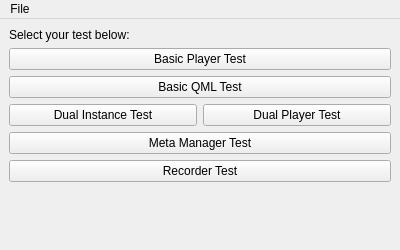
<?xml version="1.0" encoding="UTF-8"?>
<ui version="4.0">
 <class>Tests</class>
 <widget class="QMainWindow" name="Tests">
  <property name="geometry">
   <rect>
    <x>0</x>
    <y>0</y>
    <width>400</width>
    <height>250</height>
   </rect>
  </property>
  <property name="windowTitle">
   <string>VLC-Qt Test</string>
  </property>
  <property name="windowIcon">
   <iconset resource="../data/logo.qrc">
    <normaloff>:/icons/48x48/vlc-qt.png</normaloff>:/icons/48x48/vlc-qt.png</iconset>
  </property>
  <widget class="QWidget" name="centralwidget">
   <layout class="QGridLayout" name="gridLayout">
    <item row="1" column="0" colspan="2">
     <widget class="QPushButton" name="buttonPlayer">
      <property name="text">
       <string>Basic Player Test</string>
      </property>
     </widget>
    </item>
    <item row="3" column="0">
     <widget class="QPushButton" name="buttonDualInstance">
      <property name="text">
       <string>Dual Instance Test</string>
      </property>
     </widget>
    </item>
    <item row="3" column="1">
     <widget class="QPushButton" name="buttonDualPlayer">
      <property name="text">
       <string>Dual Player Test</string>
      </property>
     </widget>
    </item>
    <item row="4" column="0" colspan="2">
     <widget class="QPushButton" name="buttonMetaManager">
      <property name="text">
       <string>Meta Manager Test</string>
      </property>
     </widget>
    </item>
    <item row="5" column="0" colspan="2">
     <widget class="QPushButton" name="buttonRecorder">
      <property name="text">
       <string>Recorder Test</string>
      </property>
     </widget>
    </item>
    <item row="6" column="0" colspan="2">
     <spacer name="verticalSpacer">
      <property name="orientation">
       <enum>Qt::Vertical</enum>
      </property>
      <property name="sizeHint" stdset="0">
       <size>
        <width>20</width>
        <height>40</height>
       </size>
      </property>
     </spacer>
    </item>
    <item row="0" column="0" colspan="2">
     <widget class="QLabel" name="label">
      <property name="text">
       <string>Select your test below:</string>
      </property>
     </widget>
    </item>
    <item row="2" column="0" colspan="2">
     <widget class="QPushButton" name="buttonQml">
      <property name="text">
       <string>Basic QML Test</string>
      </property>
     </widget>
    </item>
   </layout>
  </widget>
  <widget class="QMenuBar" name="menubar">
   <property name="geometry">
    <rect>
     <x>0</x>
     <y>0</y>
     <width>400</width>
     <height>22</height>
    </rect>
   </property>
   <widget class="QMenu" name="menuFile">
    <property name="title">
     <string>File</string>
    </property>
    <addaction name="actionExit"/>
   </widget>
   <addaction name="menuFile"/>
  </widget>
  <action name="actionExit">
   <property name="text">
    <string>Exit</string>
   </property>
  </action>
 </widget>
 <resources>
  <include location="../data/logo.qrc"/>
 </resources>
 <connections>
  <connection>
   <sender>actionExit</sender>
   <signal>triggered()</signal>
   <receiver>Tests</receiver>
   <slot>close()</slot>
   <hints>
    <hint type="sourcelabel">
     <x>-1</x>
     <y>-1</y>
    </hint>
    <hint type="destinationlabel">
     <x>149</x>
     <y>99</y>
    </hint>
   </hints>
  </connection>
 </connections>
</ui>
